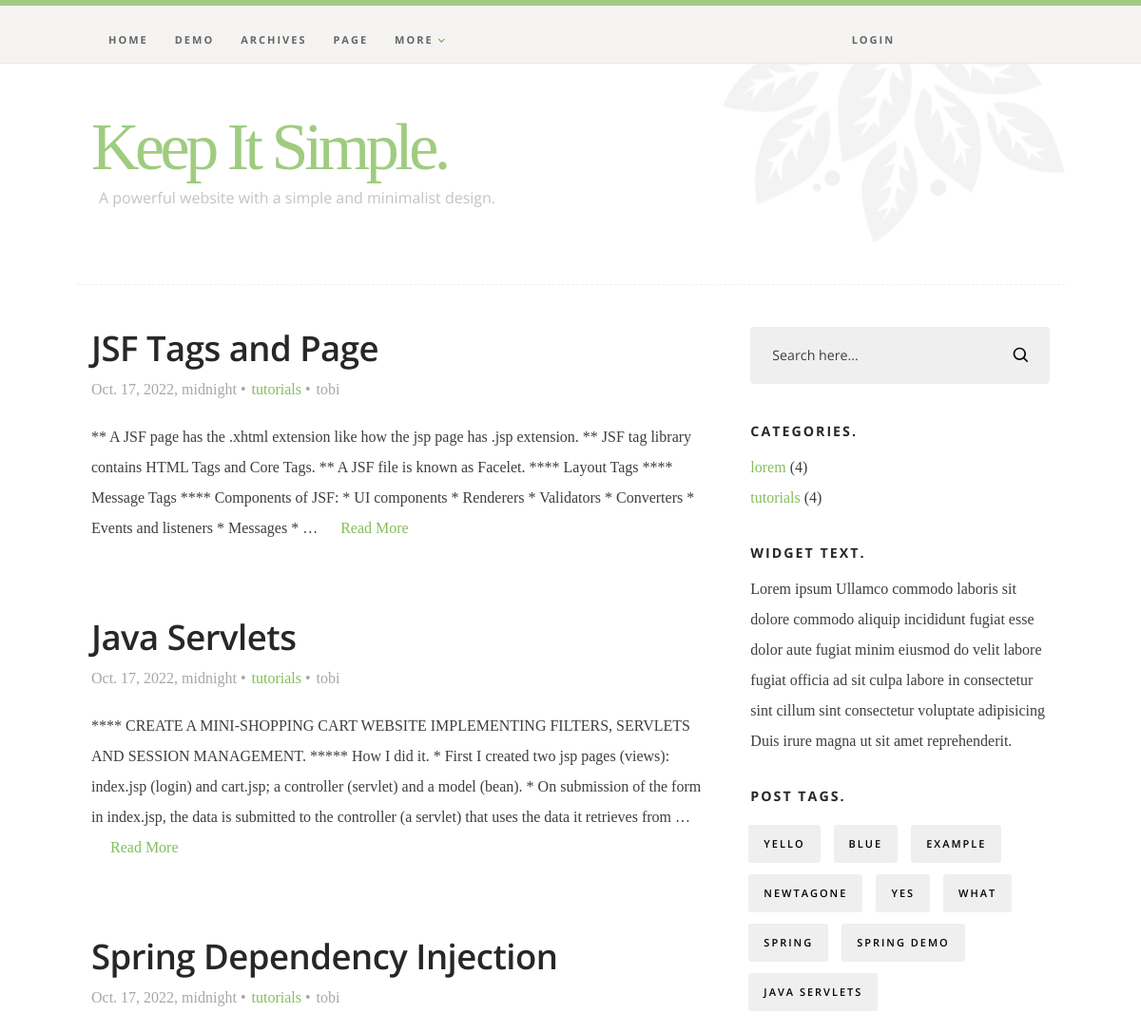
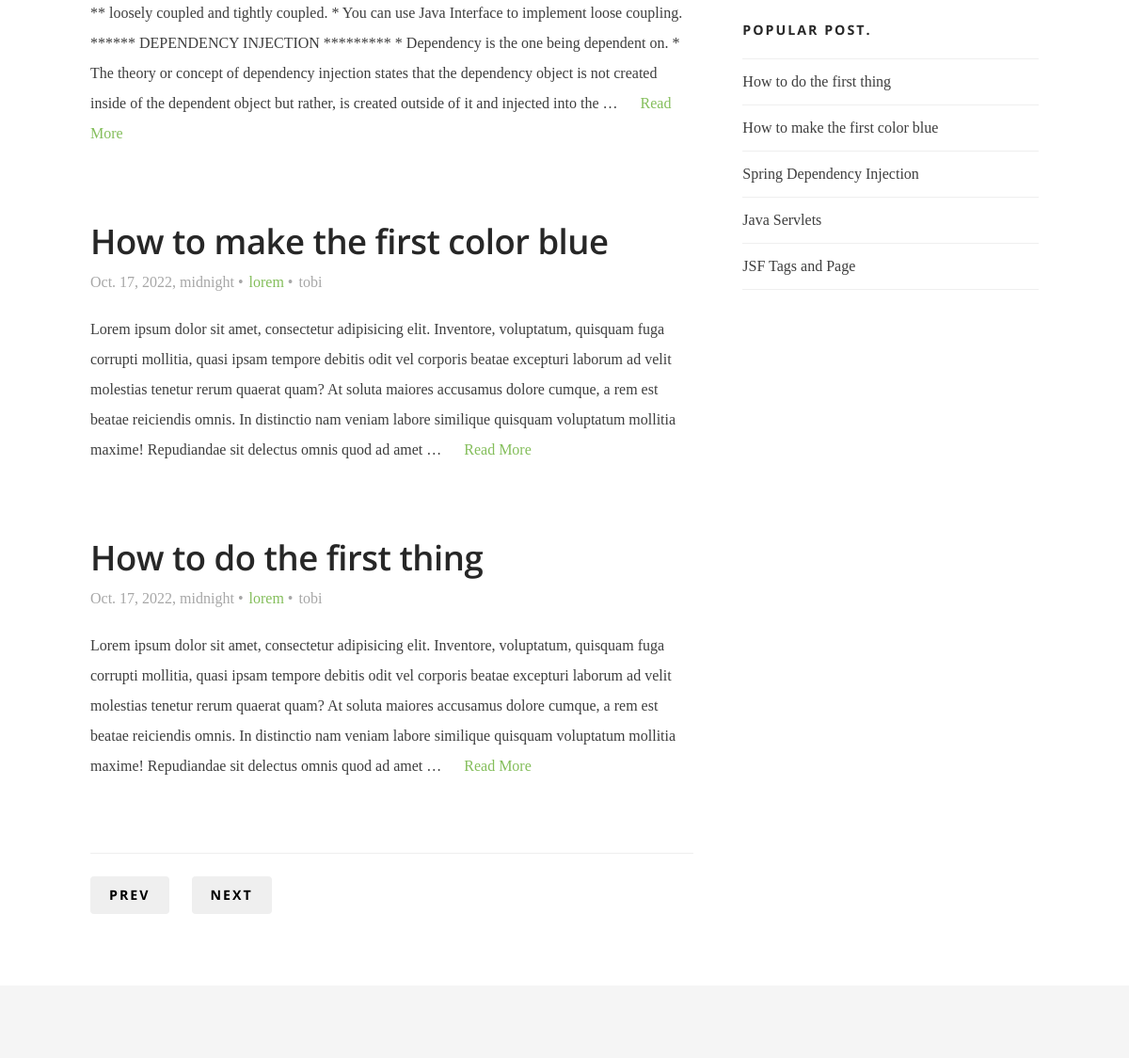
The app's page / (upper part), older data (2 pictures, top to bottom).
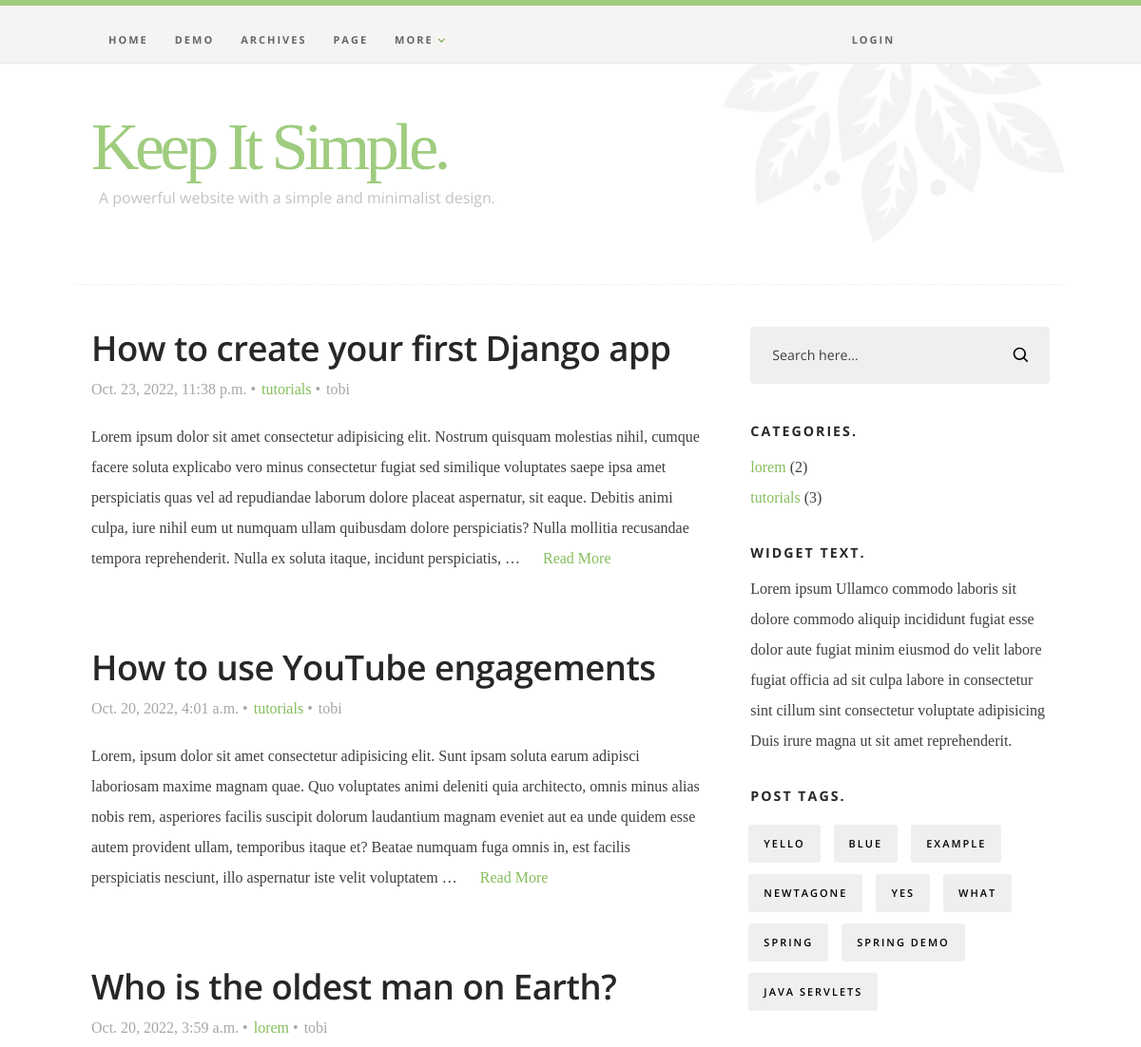
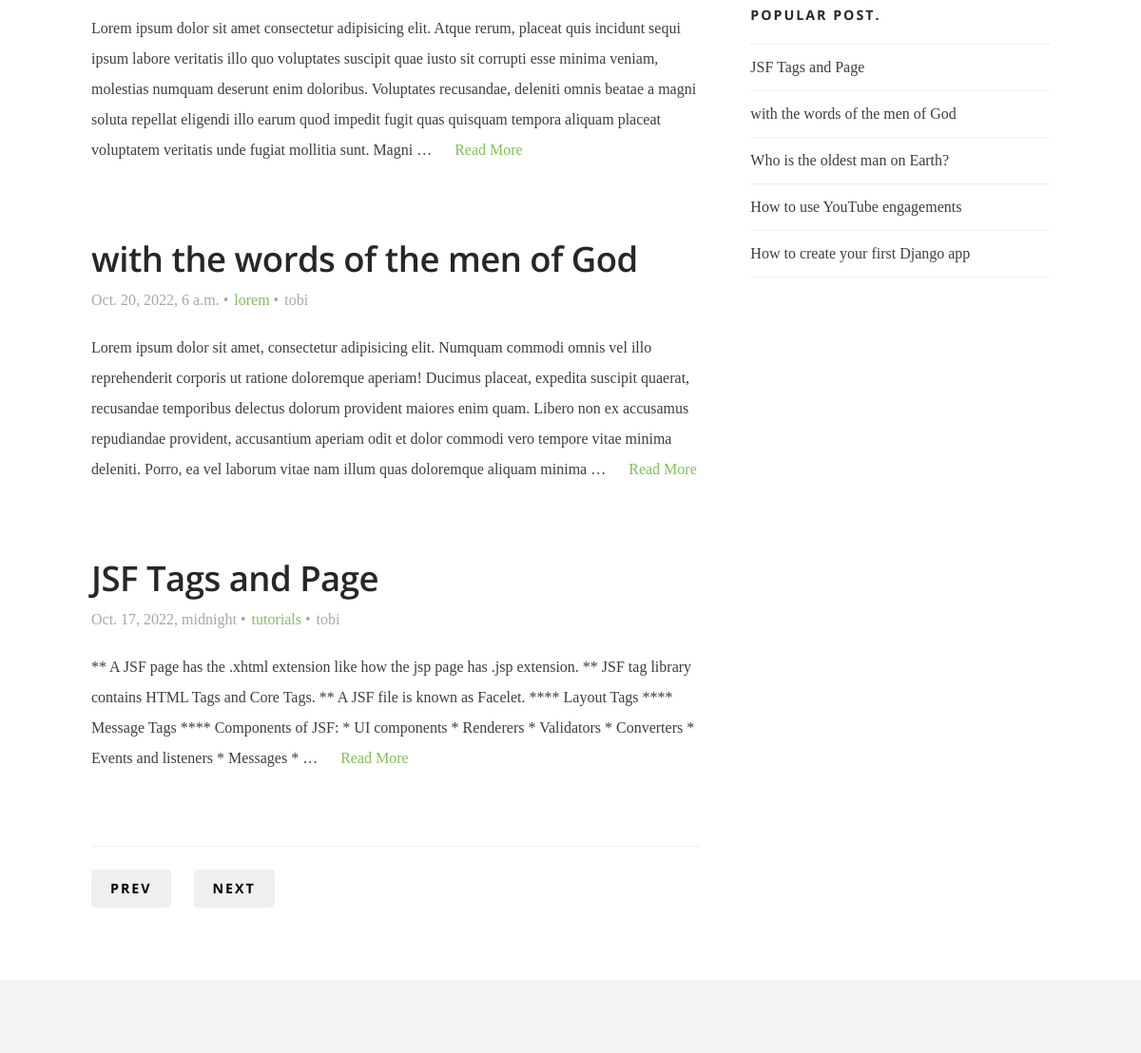
The same page, newer data (2 pictures, top to bottom).
### blog/models.py (models this page shows, shortened)
class Post(models.Model):
    post_title = models.CharField(max_length=100)
    post_body = models.TextField(null=True)
    category = models.ForeignKey(Categories, related_name='categories', on_delete=models.CASCADE)
    author = models.ForeignKey(User,related_name= "author", on_delete=models.CASCADE)
    tags = models.ManyToManyField(Tags, related_name = 'tags')
    post_date = models.DateTimeField(auto_now_add=True)
    class Meta:
        verbose_name = ("Post")
        verbose_name_plural = ("Posts")

class Categories(models.Model):
    category = models.CharField(max_length=50)
    class Meta:
        verbose_name = ("Categories")
        verbose_name_plural = ("Categories")
    def __str__(self):
        return self.category

class Tags(models.Model):
    tag_name = models.CharField(max_length=50)
    class Meta:
        verbose_name = ("Tags")
        verbose_name_plural = ("Tags")

### blog/views.py (the view)
# urls.py: path('', views.index, name = "index"),
def index(request):
    posts = Post.objects.all()
    categories = Categories.objects.all()
    tags = Tags.objects.all()
    print(request.user)
    return render(request, 'blog/index.html', {'posts': posts[:5], 'categories': categories, 'tags': tags})

### blog/context_processors.py (called while the page is built)
def context_process(request):
    tags = Tags.objects.all()
    categories = Categories.objects.all()
    posts = Post.objects.all()
    user = request.user
    return {'mytags': tags, 'categories': categories, 'posts': posts, 'user': user}

### blog/templates/blog/index.html (shortened to what this page needs)
{% extends 'blog/base.html' %}
{% load static %}
{% block content %}
    <div class="s-content">
        <div class="row">
            <div id="main" class="s-content__main large-8 column">
                {% for post in posts reversed%}
                <article class="entry">
                    <header class="entry__header">
                        <h2 class="entry__title h1">
                            <a href="{% url 'blog_single' post.post_title %}" title="">{{post.post_title}}</a>
                        </h2>
                        <div class="entry__meta">
                            <ul>
                                <li>{{post.post_date}}</li>
                                <li><a href="#" title="" rel="category tag">{{post.category}}</a></li>
                                <li>{{post.author}}</li>
                            </ul>
                        </div>
                    </header>
                    <div class="entry__content">
                        <p>
                        {{post.post_body|truncatewords:60}}
                        <a href="{% url 'blog_single' post.post_title %}">Read More</a>
                        </p>
                    </div>
                </article>
                {% endfor %}
                <div class="post-list-nav">
                    <a rel="prev" href="#0">Prev</a> &nbsp;&nbsp;&nbsp;&nbsp;
                    <a rel="next" href="#0">Next</a>
                </div>
           </div>
           {% include "blog/sidebar.html" %}
       </div>
   </div>
   {% endblock content %}

### blog/templates/blog/sidebar.html (shortened to what this page needs)
{% load static %}
<!DOCTYPE html>
<html class="no-js" lang="en">
<head>
    <link rel="stylesheet" href="{% static 'css/base.css' %}">
    <link rel="stylesheet" href="{% static 'css/main.css' %}">
</head>
<body>
<div id="sidebar" class="s-content__sidebar large-4 column">
    <div class="widget widget--search">
       <form action="{% url 'process_search' %}">
          <input type="text" name="searchbox" value="Search here..." onblur="if(this.value == '') { this.value = 'Search here...'; }" onfocus="if (this.value == 'Search here...') { this.value = ''; }" class="text-search">
          <input type="submit" value="" class="submit-search">
       </form>
    </div>
    <div class="widget widget--categories">
        <h3 class="h6">Categories.</h3>
        <ul>
            {% for category in categories %}
             <li><a href="{% url 'postlist' category.category %}" title="">{{category.category}}</a> ({{category.categories.count}})</li>
             {% endfor %}
         </ul>
     </div>
     <div class="widget widget_text group">
         <h3 class="h6">Widget Text.</h3>
         <p>
         Lorem ipsum Ullamco commodo laboris sit dolore commodo aliquip incididunt fugiat esse dolor
         aute fugiat minim eiusmod do velit labore fugiat officia ad sit culpa labore in consectetur
         sint cillum sint consectetur voluptate adipisicing Duis irure magna ut sit amet reprehenderit.
         </p>
     </div>
     <div class="widget widget_tags">
         <h3 class="h6">Post Tags.</h3>
         <div class="tagcloud group">
             {% for mtag in mytags %}
             <a href="{% url 'tagposts' mtag.tag_name %}">{{mtag.tag_name}}</a>
             {% endfor %}
         </div>
     </div>
     <div class="widget widget_popular">
         <h3 class="h6">Popular Post.</h3>
         <ul class="link-list">
             {% for p in posts %}
             <li><a href="{% url 'blog_single' p.post_title %}">{{p.post_title}}</a></li>
             {% endfor %}
         </ul>
     </div>
</div>
</body>

Row changes from the older to the newer data that the page shows:
removed Post: post_title "Java Servlets", post_date "Oct. 17, 2022, midnight", category "tutorials", author "tobi", post_body "**** CREATE A MINI-SHOPPING CART WEBSITE IMPLEMENTING FILTERS, SERVLETS AND SESSION MANAGEMENT. ***** How I did it. * First I created two jsp pages (views): index.jsp (login) and cart.jsp; a controller (servlet) and a model (bean). * On submission of the form in index.jsp, the data is submitted to the controller (a servlet) that uses the data it retrieves from …"
removed Post: post_title "Spring Dependency Injection", post_date "Oct. 17, 2022, midnight", category "tutorials", author "tobi", post_body "** loosely coupled and tightly coupled. * You can use Java Interface to implement loose coupling. ****** DEPENDENCY INJECTION ********* * Dependency is the one being dependent on. * The theory or concept of dependency injection states that the dependency object is not created inside of the dependent object but rather, is created outside of it and injected into the …"
removed Post: post_title "How to make the first color blue", post_date "Oct. 17, 2022, midnight", category "lorem", author "tobi", post_body "Lorem ipsum dolor sit amet, consectetur adipisicing elit. Inventore, voluptatum, quisquam fuga corrupti mollitia, quasi ipsam tempore debitis odit vel corporis beatae excepturi laborum ad velit molestias tenetur rerum quaerat quam? At soluta maiores accusamus dolore cumque, a rem est beatae reiciendis omnis. In distinctio nam veniam labore similique quisquam voluptatum mollitia maxime! Repudiandae sit delectus omnis quod ad amet …"
removed Post: post_title "How to do the first thing", post_date "Oct. 17, 2022, midnight", category "lorem", author "tobi", post_body "Lorem ipsum dolor sit amet, consectetur adipisicing elit. Inventore, voluptatum, quisquam fuga corrupti mollitia, quasi ipsam tempore debitis odit vel corporis beatae excepturi laborum ad velit molestias tenetur rerum quaerat quam? At soluta maiores accusamus dolore cumque, a rem est beatae reiciendis omnis. In distinctio nam veniam labore similique quisquam voluptatum mollitia maxime! Repudiandae sit delectus omnis quod ad amet …"
added Post: post_title "How to create your first Django app", post_date "Oct. 23, 2022, 11:38 p.m.", category "tutorials", author "tobi", post_body "Lorem ipsum dolor sit amet consectetur adipisicing elit. Nostrum quisquam molestias nihil, cumque facere soluta explicabo vero minus consectetur fugiat sed similique voluptates saepe ipsa amet perspiciatis quas vel ad repudiandae laborum dolore placeat aspernatur, sit eaque. Debitis animi culpa, iure nihil eum ut numquam ullam quibusdam dolore perspiciatis? Nulla mollitia recusandae tempora reprehenderit. Nulla ex soluta itaque, incidunt perspiciatis, …"
now on this page (row unchanged): Post: post_title "How to use YouTube engagements", post_date "Oct. 20, 2022, 4:01 a.m.", category "tutorials", author "tobi", post_body "Lorem, ipsum dolor sit amet consectetur adipisicing elit. Sunt ipsam soluta earum adipisci laboriosam maxime magnam quae. Quo voluptates animi deleniti quia architecto, omnis minus alias nobis rem, asperiores facilis suscipit dolorum laudantium magnam eveniet aut ea unde quidem esse autem provident ullam, temporibus itaque et? Beatae numquam fuga omnis in, est facilis perspiciatis nesciunt, illo aspernatur iste velit voluptatem …"
now on this page (row unchanged): Post: post_title "Who is the oldest man on Earth?", post_date "Oct. 20, 2022, 3:59 a.m.", category "lorem", author "tobi", post_body "Lorem ipsum dolor sit amet consectetur adipisicing elit. Atque rerum, placeat quis incidunt sequi ipsum labore veritatis illo quo voluptates suscipit quae iusto sit corrupti esse minima veniam, molestias numquam deserunt enim doloribus. Voluptates recusandae, deleniti omnis beatae a magni soluta repellat eligendi illo earum quod impedit fugit quas quisquam tempora aliquam placeat voluptatem veritatis unde fugiat mollitia sunt. Magni …"
now on this page (row unchanged): Post: post_title "with the words of the men of God", post_date "Oct. 20, 2022, 6 a.m.", category "lorem", author "tobi", post_body "Lorem ipsum dolor sit amet, consectetur adipisicing elit. Numquam commodi omnis vel illo reprehenderit corporis ut ratione doloremque aperiam! Ducimus placeat, expedita suscipit quaerat, recusandae temporibus delectus dolorum provident maiores enim quam. Libero non ex accusamus repudiandae provident, accusantium aperiam odit et dolor commodi vero tempore vitae minima deleniti. Porro, ea vel laborum vitae nam illum quas doloremque aliquam minima …"
computed for Categories "lorem": categories.count "4" → "2"
computed for Categories "tutorials": categories.count "4" → "3"
